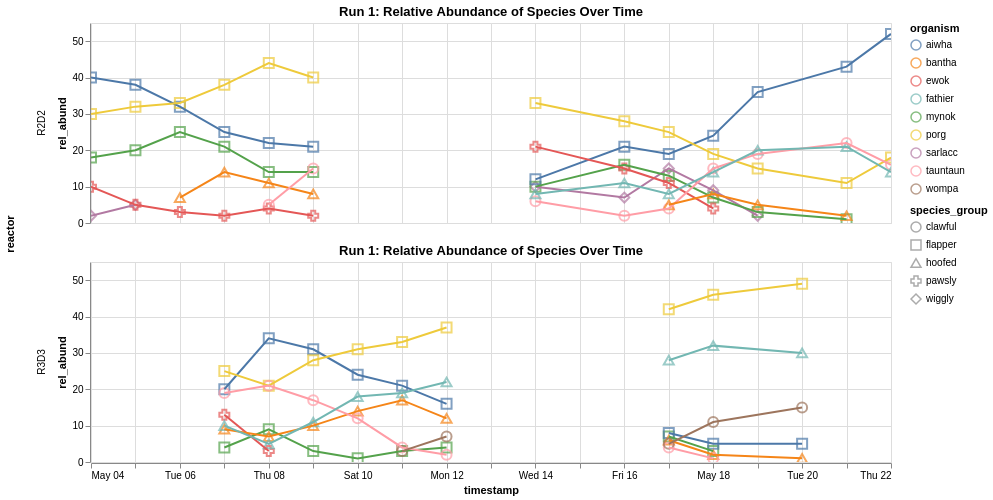

The notebook cell saved with this chart:
### Markdown cell above
## Legend select

### Code cell
selection = alt.selection_point(fields=['organism'], bind='legend')


base = alt.Chart(df).encode(
    x = 'timestamp:T',
    y = 'rel_abund:Q',
    color = 'organism:N',
    #color = 'species_group:N',aaa
    detail='run_id:N',
    tooltip=['organism:N', 'species_group:N', 'rel_abund:Q', 'timestamp:O', 'run_id:N','site:N','sample_id:N'],
).properties(
    title = 'Run 1: Relative Abundance of Species Over Time',
    width = 800,
    height = 200
).interactive()

points = base.mark_point().encode(
    shape='species_group:N',
    size=alt.condition(selection, alt.value(100), alt.value(20))
).add_params(
    selection
)

lines = base.mark_line().encode(
    size=alt.condition(selection, alt.value(2), alt.value(0.5))
).add_params(
    selection
)

chart = points + lines
chart = chart.facet(
    row='reactor:N',
)
chart

### Figure 1 — Vega-Lite specification as saved in the notebook (floating-point values rounded to 4 significant figures; data arrays with more than 128 entries replaced by an {"elided": "..."} marker saying what was removed)
{"config": {"view": {"continuousWidth": 300, "continuousHeight": 300}}, "data": {"name": "data-a543de7b0f3383bf8eda604d23852a6b"}, "facet": {"row": {"field": "reactor", "type": "nominal"}}, "spec": {"layer": [{"mark": {"type": "point"}, "encoding": {"color": {"field": "organism", "type": "nominal"}, "detail": {"field": "run_id", "type": "nominal"}, "shape": {"field": "species_group", "type": "nominal"}, "size": {"condition": {"param": "param_8", "value": 100}, "value": 20}, "tooltip": [{"field": "organism", "type": "nominal"}, {"field": "species_group", "type": "nominal"}, {"field": "rel_abund", "type": "quantitative"}, {"field": "timestamp", "type": "ordinal"}, {"field": "run_id", "type": "nominal"}, {"field": "site", "type": "nominal"}, {"field": "sample_id", "type": "nominal"}], "x": {"field": "timestamp", "type": "temporal"}, "y": {"field": "rel_abund", "type": "quantitative"}}, "name": "view_2", "title": "Run 1: Relative Abundance of Species Over Time"}, {"mark": {"type": "line"}, "encoding": {"color": {"field": "organism", "type": "nominal"}, "detail": {"field": "run_id", "type": "nominal"}, "size": {"condition": {"param": "param_8", "value": 2}, "value": 0.5}, "tooltip": [{"field": "organism", "type": "nominal"}, {"field": "species_group", "type": "nominal"}, {"field": "rel_abund", "type": "quantitative"}, {"field": "timestamp", "type": "ordinal"}, {"field": "run_id", "type": "nominal"}, {"field": "site", "type": "nominal"}, {"field": "sample_id", "type": "nominal"}], "x": {"field": "timestamp", "type": "temporal"}, "y": {"field": "rel_abund", "type": "quantitative"}}, "title": "Run 1: Relative Abundance of Species Over Time"}], "height": 200, "width": 800}, "params": [{"name": "param_9", "select": {"type": "interval", "encodings": ["x", "y"]}, "bind": "scales", "views": ["view_2"]}, {"name": "param_8", "select": {"type": "point", "fields": ["organism"]}, "bind": "legend", "views": ["view_2"]}], "$schema": "https://vega.github.io/schema/vega-lite/v5.16.3.json", "datasets": {"data-a543de7b0f3383bf8eda604d23852a6b": {"elided": "138 records"}}}
